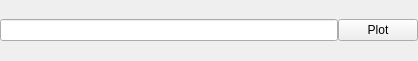
<?xml version="1.0" encoding="UTF-8"?>
<ui version="4.0">
 <class>FormulaView</class>
 <widget class="QDockWidget" name="FormulaView">
  <property name="geometry">
   <rect>
    <x>0</x>
    <y>0</y>
    <width>418</width>
    <height>61</height>
   </rect>
  </property>
  <property name="features">
   <set>QDockWidget::DockWidgetFloatable|QDockWidget::DockWidgetMovable</set>
  </property>
  <property name="windowTitle">
   <string>DockWidget</string>
  </property>
  <widget class="QWidget" name="dockWidgetContents">
   <layout class="QHBoxLayout" name="horizontalLayout">
    <property name="spacing">
     <number>0</number>
    </property>
    <property name="margin">
     <number>0</number>
    </property>
    <item>
     <widget class="QLineEdit" name="m_formulaEdit"/>
    </item>
    <item>
     <widget class="QPushButton" name="m_plotButton">
      <property name="text">
       <string>Plot</string>
      </property>
     </widget>
    </item>
   </layout>
  </widget>
 </widget>
 <tabstops>
  <tabstop>m_formulaEdit</tabstop>
 </tabstops>
 <resources/>
 <connections/>
</ui>
